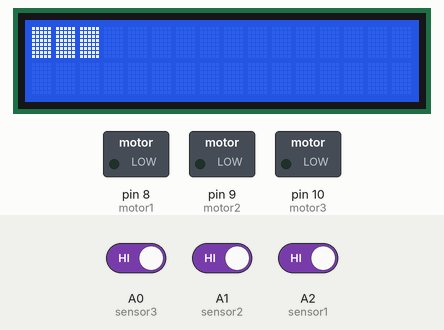
Simulated run of this sketch. Board: Arduino Uno, built with avr-gcc and run on an emulated ATmega328P. Shown: 16×2 character LCD, switched loads named in the sketch (green lamp = pin HIGH). The inputs (shaded band) are chosen by the test bench; at power-on: A0 (sensor3) HIGH, A1 (sensor2) HIGH, A2 (sensor1) HIGH. What the sketch prints to the serial monitor is not drawn.

Above: at 1.2 s.
1.3 s: A0 (sensor3) driven LOW
At 1.8 s:
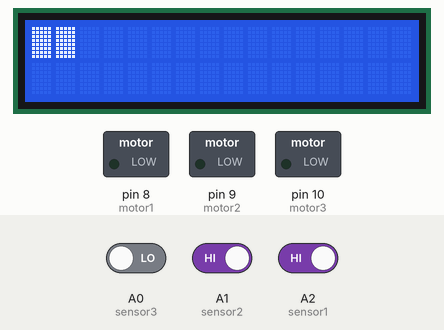
2.8 s: A1 (sensor2) driven LOW
At 4.0 s:
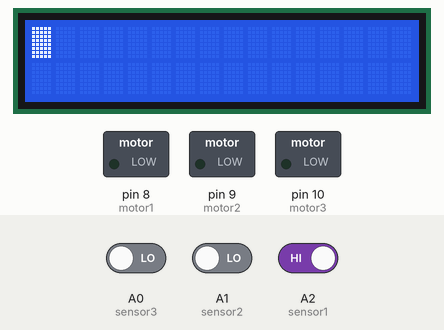
4.3 s: A2 (sensor1) driven LOW
At 5.3 s:
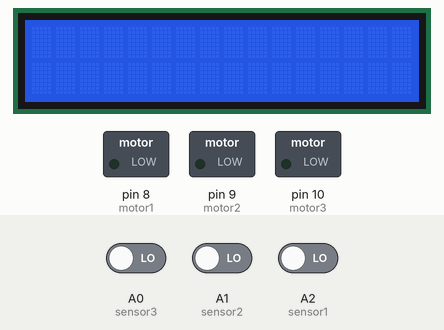
5.8 s: A0 (sensor3) driven HIGH
At 6.5 s:
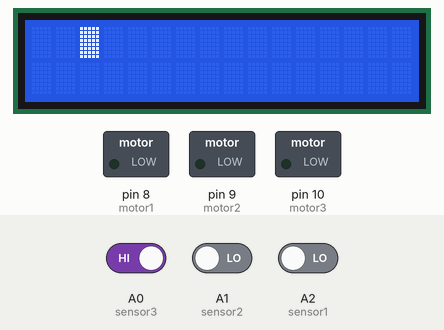
7.3 s: A1 (sensor2) driven HIGH
At 8.5 s:
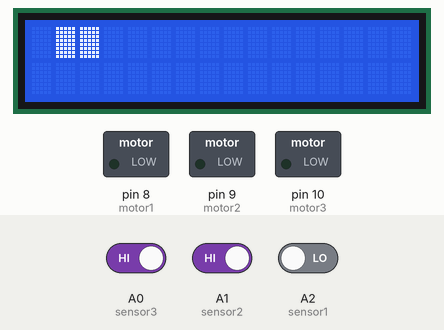
Timing chart, 0 to 7.9 s (numbered marks = the images above; inputs shaded):
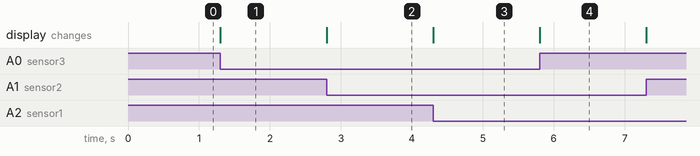

Measured:
- after the input at 1.3 s, the display: changes at once (image 1)
- after the input at 2.8 s, the display: changes at once (image 2)
- after the input at 4.3 s, the display: changes at once (image 3)
- after the input at 5.8 s, the display: changes at once (image 4)

The sketch:

LFR_Digital.ino
```cpp
// include the library code:
#include <LiquidCrystal.h>

// initialize the library with the numbers of the interface pins
LiquidCrystal lcd(12, 11, 5, 4, 3, 2);

// make some custom characters:
byte state1[8] = { 0x1F, 0x1F, 0x1F, 0x1F, 0x1F, 0x1F, 0x1F, 0x1F };
byte state0[8] = { 0x00, 0x00, 0x00, 0x00, 0x00, 0x00, 0x00, 0x00 };


int sensor1 = A2;      // Right Sensor
int sensor2 = A1;      // Middle sensor
int sensor3 = A0;      // Left sensor

int motor1 = 8;      // Right +ve terminal of motor
int motor2 = 9;      // Right -ve terminal of motor
int motor3 = 10;     // Left +ve terminal of motor
int motor4 = 11;     // Left -ve terminal of motor

void setup()
{
  // create a new character
  lcd.createChar(1, state1);
  // create a new character
  lcd.createChar(2, state0);
  // set up the lcd's number of columns and rows:
  lcd.begin(16, 2);
  // set the cursor to the first row, 0th position:


  pinMode(sensor1,INPUT);
  pinMode(sensor2,INPUT);
  pinMode(sensor3,INPUT);

  pinMode(motor1,OUTPUT);
  pinMode(motor2,OUTPUT);
  pinMode(motor3,OUTPUT);
  pinMode(motor4,OUTPUT);

  Serial.begin(9600);
}

void loop()
{
  int sen1=digitalRead(sensor1);
  int sen2=digitalRead(sensor2);
  int sen3=digitalRead(sensor3);


  if(sen1==LOW && sen2==LOW && sen3==LOW)//1
  {
    lcd.setCursor(0, 0);
    lcd.write(2);
    lcd.write(2);
    lcd.write(2);
    Serial.println(0);
    /*digitalWrite(motor1, LOW);
    digitalWrite(motor2, HIGH);
    digitalWrite(motor3, HIGH);
    digitalWrite(motor4, LOW);*/
  }
  else if(sen1==LOW && sen2==LOW && sen3==HIGH)//2
  {
    lcd.setCursor(0, 0);
    lcd.write(2);
    lcd.write(2);
    lcd.write(1);
    Serial.println(1);
    /*digitalWrite(motor1, LOW);
    digitalWrite(motor2, HIGH);
    digitalWrite(motor3, HIGH);
    digitalWrite(motor4, LOW);*/
  }
  else if(sen1==LOW && sen2==HIGH && sen3==LOW)//3
  {
    lcd.setCursor(0, 0);
    lcd.write(2);
    lcd.write(1);
    lcd.write(2);
    delay(1);
    Serial.println(2);
    /*digitalWrite(motor1, HIGH);
    digitalWrite(motor2, HIGH);
    digitalWrite(motor3, HIGH);
    digitalWrite(motor4, HIGH);*/
  }
  else if(sen1==LOW && sen2==HIGH && sen3==HIGH)//4
  {
    lcd.setCursor(0, 0);
    lcd.write(2);
    lcd.write(1);;
    lcd.write(1);
     delay(1);
    Serial.println(3);
   /* digitalWrite(motor1, LOW);
    digitalWrite(motor2, HIGH);
    digitalWrite(motor3, HIGH);
    digitalWrite(motor4, LOW);*/
  }
  else if(sen1==HIGH && sen2==LOW && sen3==LOW)//5
  {
    lcd.setCursor(0, 0);
    lcd.write(1);
    lcd.write(2);
    lcd.write(2);
     delay(1);
    Serial.println(4);
    /*digitalWrite(motor1, HIGH);
    digitalWrite(motor2, LOW);
    digitalWrite(motor3, LOW);
    digitalWrite(motor4, HIGH);*/
  }
  else if(sen1==HIGH && sen2==LOW && sen3==HIGH)//6
  {
    lcd.setCursor(0, 0);
    lcd.write(1);
    lcd.write(2);
    lcd.write(1);
     delay(1);
    Serial.println(5);
    /*digitalWrite(motor1, HIGH);
    digitalWrite(motor2, LOW);
    digitalWrite(motor3, HIGH);
    digitalWrite(motor4, LOW);*/
  }
  else if(sen1==HIGH && sen2==HIGH && sen3==LOW)//7
  {
    lcd.setCursor(0, 0);
    lcd.write(1);
    lcd.write(1);
    lcd.write(2);
     delay(1);
    Serial.println(6);
   /* digitalWrite(motor1, HIGH);
    digitalWrite(motor2, LOW);
    digitalWrite(motor3, LOW);
    digitalWrite(motor4, HIGH);*/
  }
  else if(sen1==HIGH && sen2==HIGH && sen3==HIGH)//8
  {
    lcd.setCursor(0, 0);
    lcd.write(1);
    lcd.write(1);
    lcd.write(1);
     delay(1);
    Serial.println(7);
    /*digitalWrite(motor1, LOW);
    digitalWrite(motor2, HIGH);
    digitalWrite(motor3, HIGH);
    digitalWrite(motor4, LOW);*/
  }
}
```
